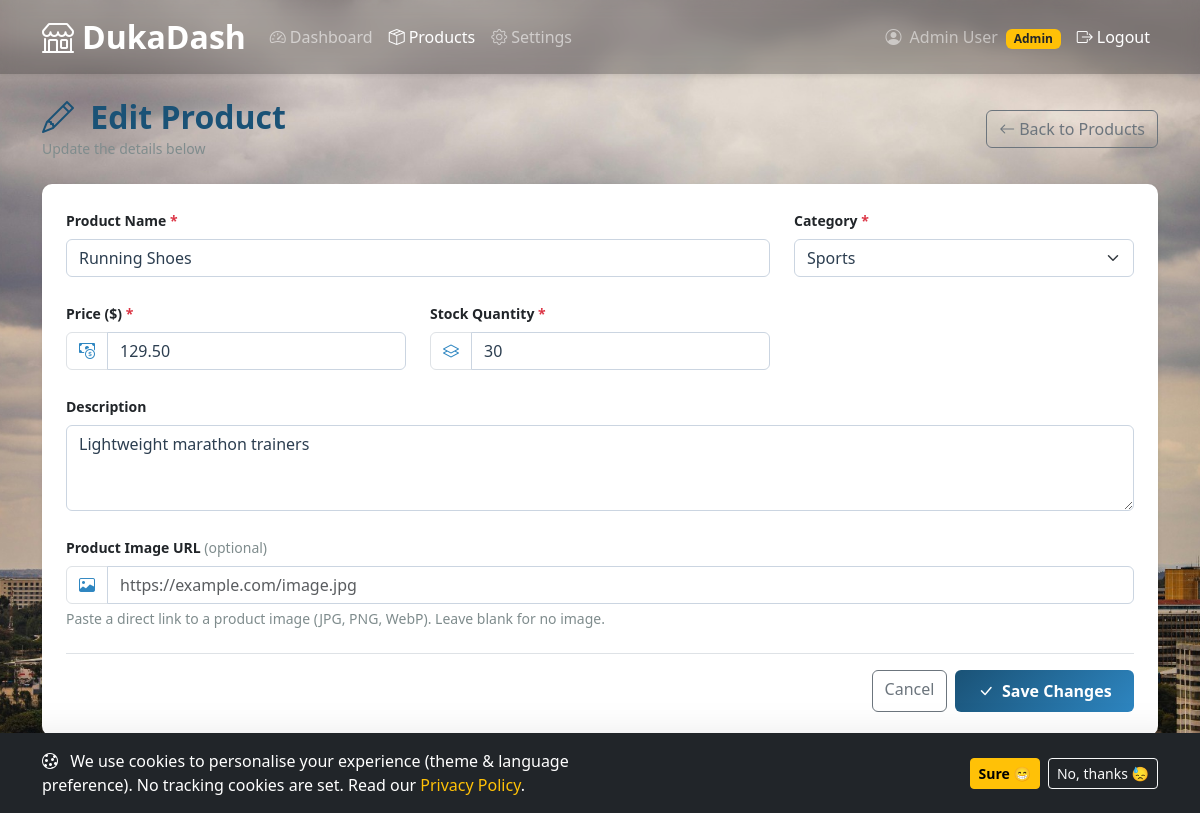
The app's page /products.php?action=edit&id=2 (signed in) with its own data.
### tables this page shows
CREATE TABLE IF NOT EXISTS users (
    id            INT UNSIGNED AUTO_INCREMENT PRIMARY KEY,
    name          VARCHAR(100) NOT NULL,
    email         VARCHAR(150) NOT NULL UNIQUE,
    password_hash VARCHAR(255) NOT NULL,                    
    role          ENUM('admin','user') NOT NULL DEFAULT 'user',
    theme_pref    ENUM('light','dark') NOT NULL DEFAULT 'light',
    lang_pref     ENUM('en','fr','es') NOT NULL DEFAULT 'en',
    created_at    TIMESTAMP NOT NULL DEFAULT CURRENT_TIMESTAMP,
    updated_at    TIMESTAMP NOT NULL DEFAULT CURRENT_TIMESTAMP ON UPDATE CURRENT_TIMESTAMP
);

CREATE TABLE IF NOT EXISTS products (
    id          INT UNSIGNED AUTO_INCREMENT PRIMARY KEY,
    name        VARCHAR(200) NOT NULL,
    description TEXT,
    price       DECIMAL(10,2) NOT NULL DEFAULT 0.00,
    stock       INT UNSIGNED NOT NULL DEFAULT 0,
    category_id INT UNSIGNED NOT NULL,
    image_url   VARCHAR(500) DEFAULT NULL,                
    created_by  INT UNSIGNED NOT NULL,
    created_at  TIMESTAMP NOT NULL DEFAULT CURRENT_TIMESTAMP,
    updated_at  TIMESTAMP NOT NULL DEFAULT CURRENT_TIMESTAMP ON UPDATE CURRENT_TIMESTAMP,
    CONSTRAINT fk_product_category FOREIGN KEY (category_id) REFERENCES categories(id),
    CONSTRAINT fk_product_creator  FOREIGN KEY (created_by)  REFERENCES users(id)
);

CREATE TABLE IF NOT EXISTS categories (
    id   INT UNSIGNED AUTO_INCREMENT PRIMARY KEY,
    name VARCHAR(80) NOT NULL UNIQUE
);

### backend/includes/auth.php (called while the page is built, shortened)
<?php
function getCurrentUser(): ?array
{
    $pdo  = getDB();
    $stmt = $pdo->prepare('SELECT id, name, email, role, theme_pref, lang_pref FROM users WHERE id = ?');
    $stmt->execute([$_SESSION['user_id']]);
    return $stmt->fetch() ?: null;
}

### backend/includes/helpers.php (called while the page is built, shortened)
<?php
function esc(string $value): string
{
    return htmlspecialchars($value, ENT_QUOTES | ENT_HTML5, 'UTF-8');
}

### backend/php/product_form.php (the view, shortened to what this page needs)
<?php
$isEdit  = ($formAction === 'edit');
$heading = $isEdit ? 'Edit Product' : 'Add New Product';
?>
<div class="d-flex justify-content-between align-items-center mb-4">
    <div>
        <h2 class="mb-0 fw-bold" style="color: var(--clr-primary);">
            <i class="bi bi-<?= $isEdit ? 'pencil' : 'plus-circle' ?> me-2"></i>
            <?= esc($heading) ?>
        </h2>
        <small class="text-clr-muted">
            <?= $isEdit ? 'Update the details below' : 'Fill in the fields to create a new product' ?>
        </small>
    </div>
    <a href="products.php" class="btn btn-outline-secondary">
        <i class="bi bi-arrow-left me-1"></i>Back to Products
    </a>
</div>
<div class="card shadow-sm">
    <div class="card-body p-4">
        <form id="productForm" method="POST"
              action="products.php?action=<?= esc($formAction) ?><?= $isEdit ? '&id=' . (int)$id : '' ?>"
              novalidate>
            <div class="row g-4">
                <div class="col-lg-8">
                    <label for="productName" class="form-label fw-semibold small">Product Name <span class="text-danger">*</span></label>
                    <input type="text" id="productName" name="name"
                           class="form-control"
                           placeholder="e.g. Wireless Headphones"
                           value="<?= esc($product['name'] ?? '') ?>"
                           required />
                </div>
                <div class="col-lg-4">
                    <label for="productCategory" class="form-label fw-semibold small">Category <span class="text-danger">*</span></label>
                    <select id="productCategory" name="category_id" class="form-select" required>
                        <?php foreach ($categories as $cat): ?>
                        <option value="<?= (int)$cat['id'] ?>"
                                <?= (int)($product['category_id'] ?? 0) === (int)$cat['id'] ? 'selected' : '' ?>>
                            <?= esc($cat['name']) ?>
                        </option>
                        <?php endforeach; ?>
                    </select>
                </div>
                <div class="col-lg-4">
                    <label for="productPrice" class="form-label fw-semibold small">Price ($) <span class="text-danger">*</span></label>
                    <div class="input-group">
                        <span class="input-group-text bg-white"><i class="bi bi-cash-coin" style="color:var(--clr-primary-lt);"></i></span>
                        <input type="number" id="productPrice" name="price"
                               class="form-control"
                               step="0.01" min="0.01"
                               placeholder="29.99"
                               value="<?= esc($product['price'] ?? '') ?>"
                               required />
                    </div>
                </div>
                <div class="col-lg-4">
                    <label for="productStock" class="form-label fw-semibold small">Stock Quantity <span class="text-danger">*</span></label>
                    <div class="input-group">
                        <span class="input-group-text bg-white"><i class="bi bi-layers" style="color:var(--clr-primary-lt);"></i></span>
                        <input type="number" id="productStock" name="stock"
                               class="form-control"
                               step="1" min="0"
                               placeholder="50"
                               value="<?= esc($product['stock'] ?? '') ?>"
                               required />
                    </div>
                </div>
                <div class="col-12">
                    <label for="productDesc" class="form-label fw-semibold small">Description</label>
                    <textarea id="productDesc" name="description"
                              class="form-control"
                              rows="3"
                              placeholder="A short description of the product…">
<?= esc($product['description'] ?? '') ?></textarea>
                </div>
                <div class="col-12">
                    <label for="productImage" class="form-label fw-semibold small">
                        Product Image URL
                        <span class="text-clr-muted fw-normal">(optional)</span>
                    </label>
                    <div class="input-group">
                        <span class="input-group-text bg-white">
                            <i class="bi bi-image" style="color:var(--clr-primary-lt);"></i>
                        </span>
                        <input type="url" id="productImage" name="image_url"
                               class="form-control"
                               placeholder="https://example.com/image.jpg"
                               value="<?= esc($product['image_url'] ?? '') ?>" />
                    </div>
                    <div class="form-text text-clr-muted">
                        Paste a direct link to a product image (JPG, PNG, WebP). Leave blank for no image.
                    </div>
                </div>
            </div>
            <div class="d-flex justify-content-end gap-2 mt-4 pt-3 border-top">
                <a href="products.php" class="btn btn-outline-secondary">Cancel</a>
                <button type="submit" class="btn btn-primary-custom">
                    <i class="bi bi-<?= $isEdit ? 'check-lg' : 'plus-lg' ?> me-1"></i>
                    <?= $isEdit ? 'Save Changes' : 'Create Product' ?>
                </button>
            </div>
        </form>
    </div>
</div>

### backend/includes/header.php (shortened to what this page needs)
<?php
$user       = getCurrentUser();
?>
<!DOCTYPE html>
<html lang="en">
<head>
    <link rel="stylesheet"
          href="https://cdn.jsdelivr.net/npm/bootstrap@5.3.2/dist/css/bootstrap.min.css"
 />
    <link rel="stylesheet"
          href="https://cdn.jsdelivr.net/npm/bootstrap-icons@1.11.3/font/bootstrap-icons.min.css" />
    <link rel="stylesheet" href="frontend/css/style.css" />
</head>
<body class="min-vh-100 d-flex flex-column">
<div id="cookieBanner"
     class="fixed-bottom bg-dark text-white p-3 shadow-lg"
     style="display:none; z-index:1100;">
    <div class="container d-flex flex-wrap align-items-center justify-content-between gap-3">
        <p class="mb-0" style="max-width:600px;">
            <i class="bi bi-cookie me-2"></i>
            We use cookies to personalise your experience (theme &amp; language preference).
            No tracking cookies are set.
            Read our <a href="privacy.php" class="text-decoration-none text-warning">Privacy Policy</a>.
        </p>
        <div class="d-flex gap-2">
            <button class="btn btn-warning btn-sm fw-semibold" id="acceptCookies">Sure 😁</button>
            <button class="btn btn-outline-light btn-sm"       id="declineCookies">No, thanks 😓</button>
        </div>
    </div>
</div>
<nav class="navbar navbar-expand-lg navbar-dark shadow-sm" style="background: rgba(0, 0, 0, 0.25); backdrop-filter: blur(8px)">
    <div class="container">
        <a class="navbar-brand fw-bolder fs-2" href="index.php">
            <i class="bi bi-shop me-2"></i>DukaDash
        </a>
        <div class="collapse navbar-collapse" id="navMenu">
            <ul class="navbar-nav me-auto">
<?php if ($user): ?>
                <li class="nav-item">
                    <a class="nav-link <?= basename($_SERVER['SCRIPT_FILENAME']) === 'dashboard.php' ? 'active' : '' ?>"
                       href="dashboard.php">
                        <i class="bi bi-speedometer2 me-1"></i>Dashboard
                    </a>
                </li>
                <li class="nav-item">
                    <a class="nav-link <?= basename($_SERVER['SCRIPT_FILENAME']) === 'products.php' ? 'active' : '' ?>"
                       href="products.php">
                        <i class="bi bi-box-seam me-1"></i>Products
                    </a>
                </li>
                <li class="nav-item">
                    <a class="nav-link <?= basename($_SERVER['SCRIPT_FILENAME']) === 'settings.php' ? 'active' : '' ?>"
                       href="settings.php">
                        <i class="bi bi-gear me-1"></i>Settings
                    </a>
                </li>
<?php endif; ?>
            </ul>
            <ul class="navbar-nav">
<?php if ($user): ?>
                <li class="nav-item">
                    <span class="nav-link text-white-50 small">
                        <i class="bi bi-person-circle me-1"></i>
                        <?= esc($user['name']) ?>
                        <?php if ($user['role'] === 'admin'): ?>
                            <span class="badge bg-warning text-dark ms-1">Admin</span>
                        <?php endif; ?>
                    </span>
                </li>
                <li class="nav-item">
                    <a class="nav-link text-white" href="logout.php">
                        <i class="bi bi-box-arrow-right me-1"></i>Logout
                    </a>
                </li>
<?php endif; ?>
            </ul>
        </div>
    </div>
</nav>
<main class="container flex-grow-1 py-4">

### frontend/css/style.css (style rules this page uses)
:root { --clr-primary: #1a5276; --clr-primary-lt: #2e86c1; --clr-accent: #f39c12; --clr-success: #27ae60; --clr-danger: #e74c3c; --clr-bg: #f0f4f8; --clr-card-bg: #ffffff; --clr-text: #2c3e50; --clr-text-muted: #7f8c8d; --shadow-card: 0 2px 12px rgba(0,0,0,.08); --radius: 10px; --transition: .22s ease; }
body { font-family: 'Segoe UI', system-ui, -apple-system, sans-serif; background-image: url('../assets/bg2.jpeg'); background-size: cover; background-position: center; background-repeat: no-repeat; background-attachment: fixed; color: var(--clr-text); }
a { color: var(--clr-primary-lt); text-decoration: none; transition: color var(--transition); }
.card { background-color: var(--clr-card-bg); border: none; border-radius: var(--radius); box-shadow: var(--shadow-card); transition: background-color var(--transition), box-shadow var(--transition); }
.form-control, .form-select { border-radius: 6px; border-color: #cbd5e1; background-color: var(--clr-card-bg); color: var(--clr-text); transition: border-color var(--transition), box-shadow var(--transition), background-color var(--transition); }
.btn-primary-custom { background: linear-gradient(135deg, var(--clr-primary), var(--clr-primary-lt)); color: #fff; border: none; border-radius: 6px; padding: .55rem 1.4rem; font-weight: 600; transition: opacity var(--transition), transform var(--transition); }
.text-clr-muted { color: var(--clr-text-muted) !important; }

### records on screen
users: name "Admin User"
products: name "Running Shoes", category_id "Sports", price "129.50", stock "30", description "Lightweight marathon trainers"

### other values on screen
$heading "Edit Product"
